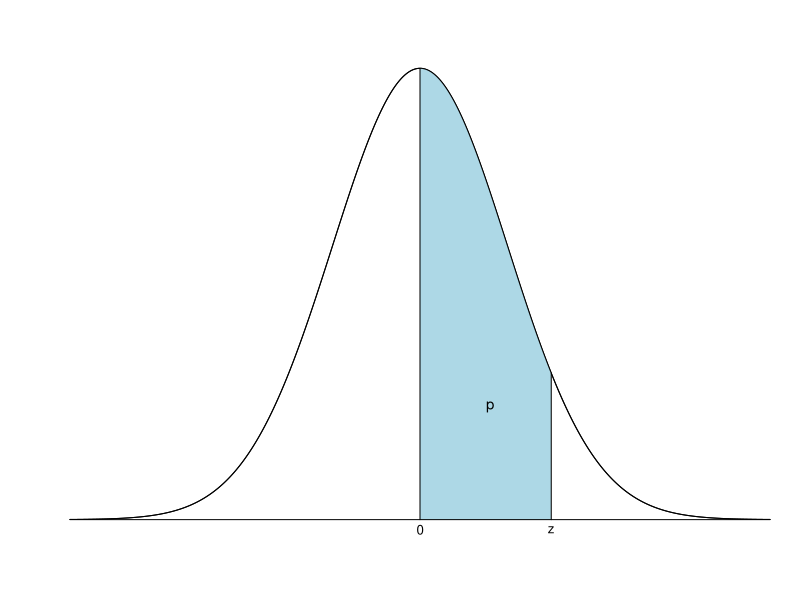
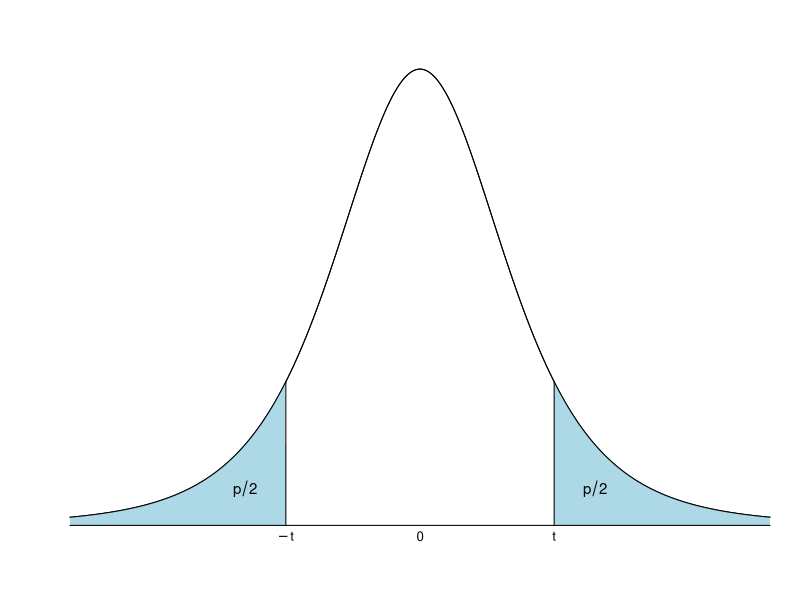
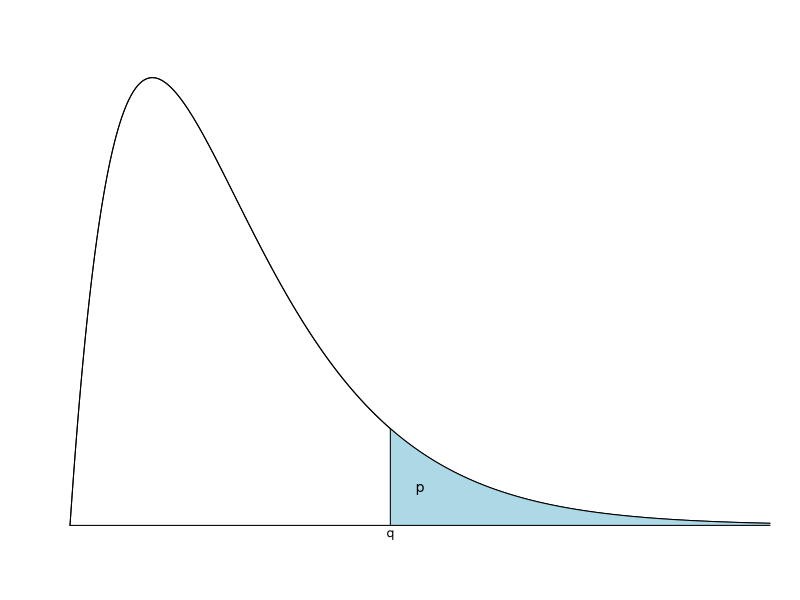
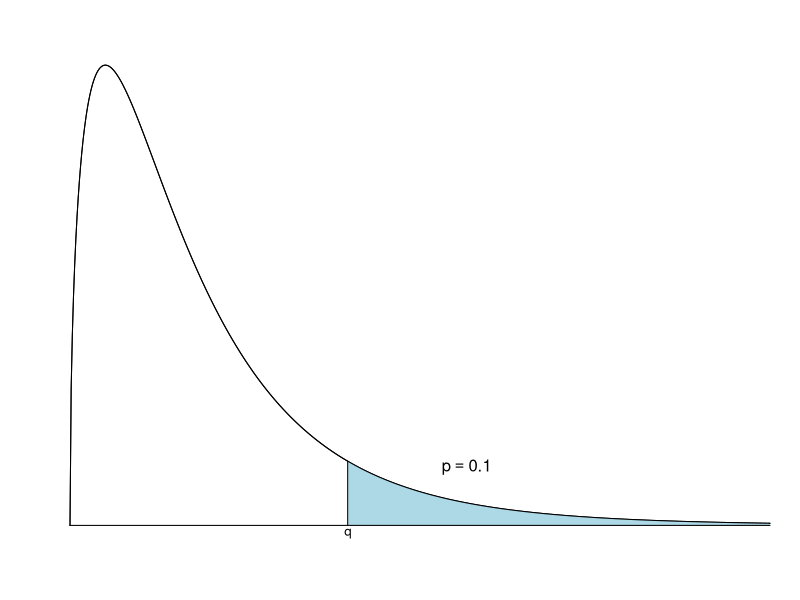
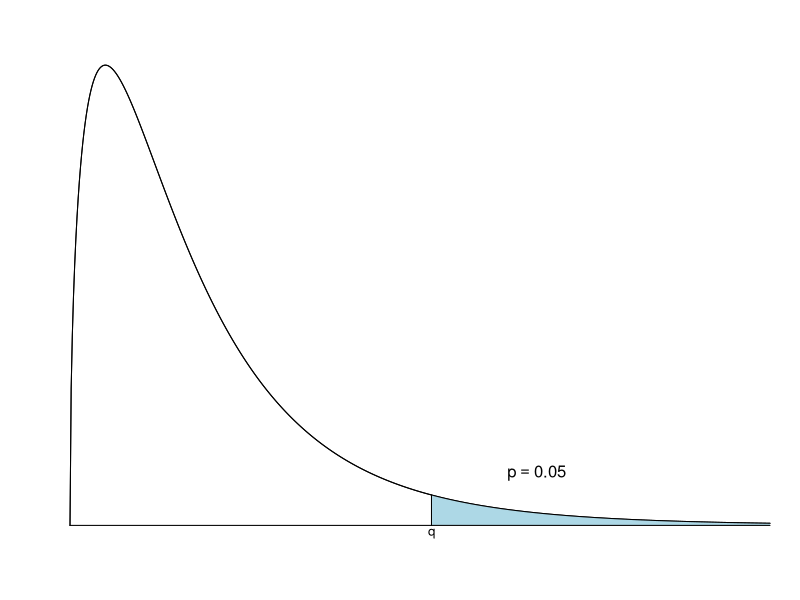
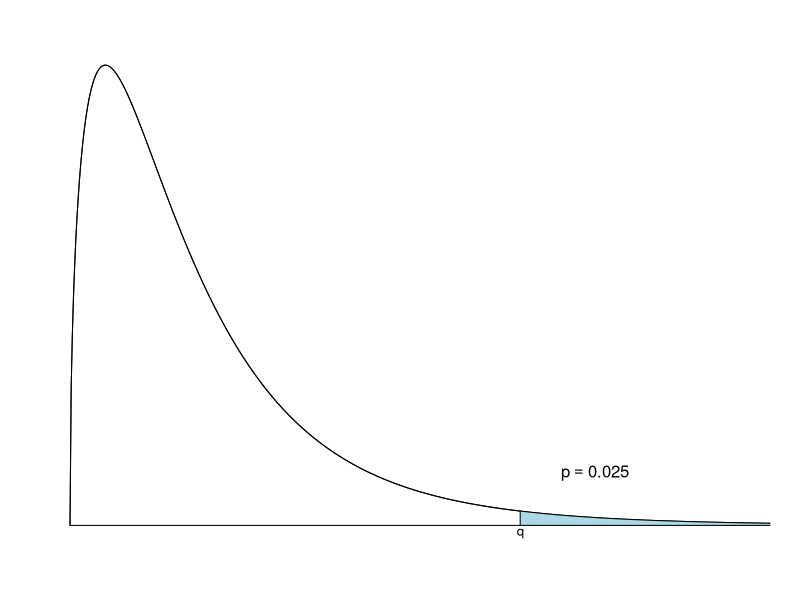
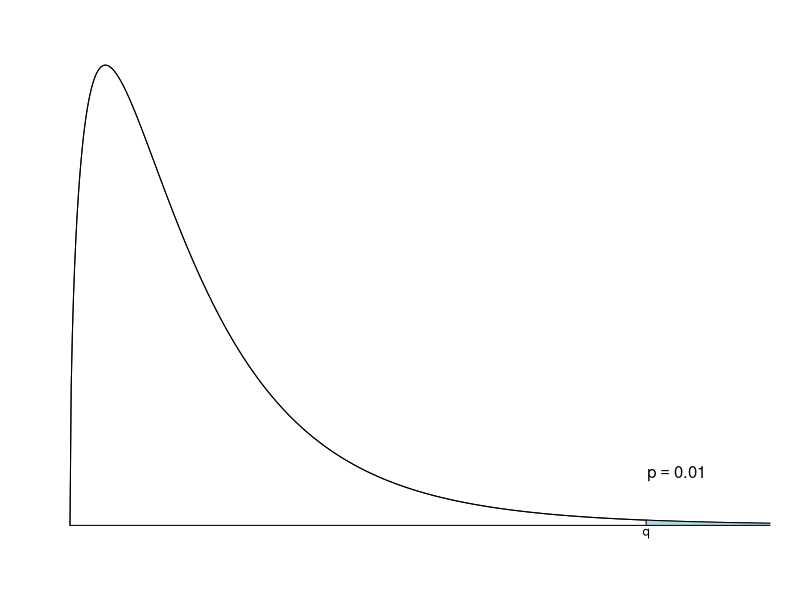
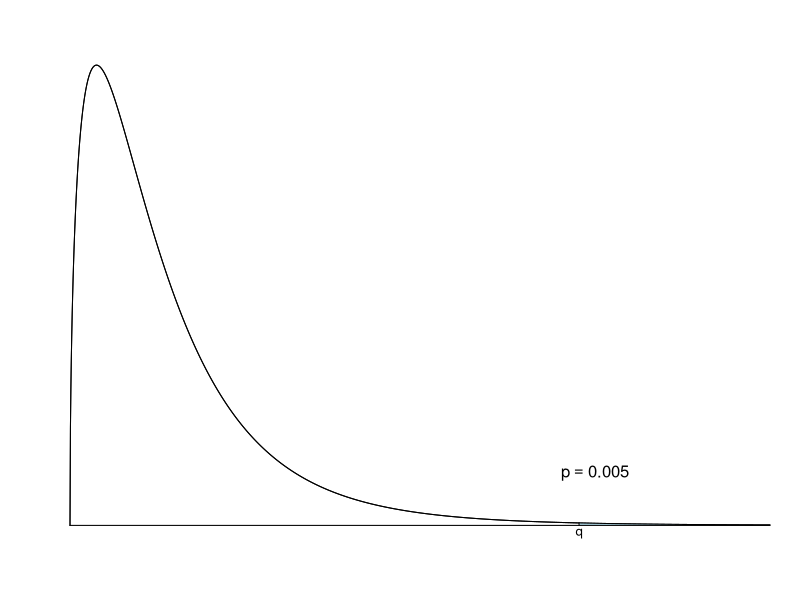

Recreate these plots in R, in order.

# Copyright 2023 Felipe Queiroz. Permission is hereby granted, free of charge, to any person obtaining a copy of this software and associated documentation files (the "Software"), to deal in the Software without restriction, including without limitation the rights to use, copy, modify, merge, publish, distribute, sublicense, and/or sell copies of the Software, and to permit persons to whom the Software is furnished to do so, subject to the following conditions: The above copyright notice and this permission notice shall be included in all copies or substantial portions of the Software. The software is provided "as is", without warranty of any kind, express or implied, including but not limited to the warranties of merchantability, fitness for a particular purpose and noninfringement. In no event shall the authors or copyright holders be liable for any claim, damages or other liability, whether in an action of contract, tort or otherwise, arising from, out of or in connection with the software or the use or other dealings in the software.

## Tabelas - Estatística
require(xtable)


## Normal

z <- seq(0, 3.99, 0.01)
p <- round(pnorm(z) - 0.5, 5)
tab.normal <- matrix(p, nrow = 40, byrow = TRUE)
rownames(tab.normal) <- seq(0, 3.99, 0.1)
colnames(tab.normal) <- seq(0, 9, 1)
tab.normal

sink(file="rawtablenormal.txt")
xtable(tab.normal, digits = 5)
sink(file=NULL)

# Figura
pdf("plotnormal.pdf")
mar.default <- c(5,4,4,2) + 0.1
par(mar = mar.default + c(-2, -2, -2, -2)) 
a1 <- 0
a2 <- 1
gera <- rnorm(100, a1, a2)
x <- seq(-4,4, 0.01)
y <- dnorm(x, a1, a2)
plot(x, y, type = "l", axes = FALSE, ylim = c(0, max(y) + 0.007), ylab = "", xlab = "")
x1 <- seq(0, 1.5, 0.01) 
y1 <- dnorm(x1, a1, a2)
polygon(c(0, 0, x1, 1.5, 0), c(0, 0, y1, 0, 0), col = "lightblue", border = FALSE)
lines(x, y) 
text(1.5, -0.009, expression(z), cex = 0.8)
text(0, -0.009, expression(0), cex = 0.8)
text(0.8, 0.1, expression(p), cex = 0.9)

lines(x = c(0,0), y = c(0,dnorm(0)))
lines(x = c(1.5,1.5), y = c(0,dnorm(1.5)))
lines(x = c(-4,4), y = c(0,0))
dev.off()


## t-Student

nu <- c(2:30, 35, 40, 50, 60, 120)
p  <- c(90, 80, 70, 60, 50, 40, 30, 20, 10, 9, 8, 7, 6, 5, 4, 3, 2, 1, 0.5, 0.2, 0.1)/100
quant.t <- round(qt(p/2, nu[2], lower.tail = FALSE), 3)

tab.t <- matrix(rep(0, length(p)*length(nu)) ,ncol = length(p))
for(i in 1:length(nu)){
  tab.t[i,] <- round(qt(p/2, nu[i], lower.tail = FALSE), 3)
}
colnames(tab.t) = round(p*100, 2)
rownames(tab.t) = nu

sink(file="rawtablet.txt")
xtable(tab.t, digits = 3)
sink(file=NULL)

# Figura
pdf("plott.pdf")
mar.default <- c(5,4,4,2) + 0.1
par(mar = mar.default + c(-2.3, -2, -2, -2)) 
gera <- rt(100, df = 4)
x <- seq(-4, 4, 0.01)
y <- dt(x, 4)
plot(x, y, type = "l", axes = FALSE, ylim = c(0, max(y) + 0.007), ylab = "", xlab = "")
x1 <- seq(-4, qt(0.2/2, 4), 0.01) 
y1 <- dt(x1, 4)
polygon(c(-4, x1, qt(0.2/2, 4), -4,  0), c(0, y1, 0, 0,0), col = "lightblue", border = FALSE)
x1 <- seq(qt(0.2/2, 4, lower.tail = FALSE), 4,  0.01) 
y1 <- dt(x1, 4)
polygon(c(qt(0.2/2, 4, lower.tail = FALSE), x1, 4,  0), c(0, y1, 0,0), col = "lightblue", border = FALSE)
lines(x, y) 
text(qt(0.2/2, 4, lower.tail = FALSE), -0.009, expression(t), cex = 0.8)
text(qt(0.2/2, 4, lower.tail = TRUE), -0.009, expression(-t), cex = 0.8)
text(0, -0.009, expression(0), cex = 0.8)
text(-2, 0.03, expression(p/2), cex = 0.9)
text(2, 0.03, expression(p/2), cex = 0.9)
lines(x = c(qt(0.2/2, 4, lower.tail = FALSE), qt(0.2/2, 4, lower.tail = FALSE)), 
      y = c(0, dt(qt(0.2/2, 4, lower.tail = FALSE), 4)) )
lines(x = c(qt(0.2/2, 4, lower.tail = TRUE), qt(0.2/2, 4, lower.tail = TRUE)), 
      y = c(0, dt(qt(0.2/2, 4, lower.tail = TRUE), 4)) )
lines(x = c(-4,4), y = c(0,0) )
dev.off()


## Chi-quadrado

nu <- c(1:30, 35, 40, 45, 50)
p  <- c(99, 98, 97.5, 95, 90, 80, 70, 60, 50, 40, 30, 20, 10, 5, 4, 2.5, 2, 1, 0.2, 0.1)/100
quant.chi <- round(qt(p/2, nu[2], lower.tail = FALSE), 3)

quant.chi <- matrix(rep(0, length(p)*length(nu)) ,ncol = length(p))
for(i in 1:length(nu)){
  quant.chi[i,] <- round(qchisq(p, nu[i], lower.tail = FALSE), 3)
}
colnames(quant.chi) = round(p*100, 2)
rownames(quant.chi) = nu

sink(file="rawtablechi.txt")
xtable(quant.chi, digits = 3)
sink(file=NULL)

# Figura
pdf("plotchi.pdf")
mar.default <- c(5,4,4,2) + 0.1
par(mar = mar.default + c(-2.3, -2, -2, -2)) 
gera <- rchisq(100, df = 4)
x <- seq(0, 17, 0.01)
y <- dchisq(x, 4)
plot(x, y, type = "l", axes = FALSE, ylim = c(0, max(y) + 0.007), ylab = "", xlab = "")
x1 <- seq(qchisq(0.1, 4, lower.tail = FALSE), 17,  0.01) 
y1 <- dchisq(x1, 4)
polygon(c(qchisq(0.1, 4, lower.tail = FALSE), x1, 17,  0), c(0, y1, 0,0), col = "lightblue", border = FALSE)
lines(x, y) 

text(qchisq(0.1, 4, lower.tail = FALSE), -0.004, expression(q), cex = 0.8)
text(8.5, 0.015, expression(p), cex = 0.9)
lines(x = c(qchisq(0.1, 4, lower.tail = FALSE), qchisq(0.1, 4, lower.tail = FALSE)), 
      y = c(0, dchisq(qchisq(0.1, 4, lower.tail = FALSE), 4)) )
lines(x = c(0,17), y = c(0,0) )
dev.off()


## F de Snedecor p=0.1

#num <- c(1:16, 18, 20, 30, 40, 60, 120)
#den <- c(2:30, 40, 60, 120)

num <- c(5:30, 40, 60, 120)
den <- c(5:30, 40, 60, 120)

quant.f0.1 <- matrix(rep(0, length(num)*length(den)), ncol = length(num))
for(i in 1:length(num)){
  quant.f0.1[,i] <- round(qf(0.1, num[i], den, lower.tail = FALSE), 2)
}
colnames(quant.f0.1) = num
rownames(quant.f0.1) = den

sink(file="rawtablef01.txt")
xtable(quant.f0.1, digits = 2)
sink(file=NULL)

# Figura
pdf("plotf01.pdf")
mar.default <- c(5,4,4,2) + 0.1
par(mar = mar.default + c(-2.3, -2, -2, -2)) 
gera <- rf(100, 3, 20)
x <- seq(0, 6, 0.01)
y <- df(x, 3, 20)
plot(x, y, type = "l", axes = FALSE, ylim = c(0, max(y) + 0.007), ylab = "", xlab = "")
x1 <- seq(qf(0.1, 3, 20, lower.tail = FALSE), 6,  0.01) 
y1 <- df(x1, 3, 20)
polygon(c(qf(0.1, 3, 20, lower.tail = FALSE), x1, 6,  0), c(0, y1, 0,0), col = "lightblue", border = FALSE)
lines(x, y) 

text(qf(0.1, 3, 20, lower.tail = FALSE), -0.013, expression(q), cex = 0.8)
text(3.4, 0.09, expression(p == 0.1))
lines(x = c(qf(0.1, 3, 20, lower.tail = FALSE), qf(0.1, 3, 20, lower.tail = FALSE)), 
      y = c(0, df(qf(0.1, 3, 20, lower.tail = FALSE), 3, 20)) )
lines(x = c(0,6), y = c(0,0) )
dev.off()


## F de Snedecor p=0.05

#num <- c(1:16, 18, 20, 30, 40, 60, 120)
#den <- c(2:30, 40, 60, 120)

num <- c(5:30, 40, 60, 120)
den <- c(5:30, 40, 60, 120)

quant.f0.05 <- matrix(rep(0, length(num)*length(den)), ncol = length(num))
for(i in 1:length(num)){
  quant.f0.05[,i] <- round(qf(0.05, num[i], den, lower.tail = FALSE), 2)
}
colnames(quant.f0.05) = num
rownames(quant.f0.05) = den

sink(file="rawtablef005.txt")
xtable(quant.f0.05, digits = 2)
sink(file=NULL)

# Figura
pdf("plotf005.pdf")
mar.default <- c(5,4,4,2) + 0.1
par(mar = mar.default + c(-2.3, -2, -2, -2)) 
gera <- rf(100, 3, 20)
x <- seq(0, 6, 0.01)
y <- df(x, 3, 20)
plot(x, y, type = "l", axes = FALSE, ylim = c(0, max(y) + 0.007), ylab = "", xlab = "")
x1 <- seq(qf(0.05, 3, 20, lower.tail = FALSE), 6,  0.01) 
y1 <- df(x1, 3, 20)
polygon(c(qf(0.05, 3, 20, lower.tail = FALSE), x1, 6,  0), c(0, y1, 0,0), col = "lightblue", border = FALSE)
lines(x, y) 

text(qf(0.05, 3, 20, lower.tail = FALSE), -0.013, expression(q), cex = 0.8)
text(4, 0.08, expression(p == 0.05))
lines(x = c(qf(0.05, 3, 20, lower.tail = FALSE), qf(0.05, 3, 20, lower.tail = FALSE)), 
      y = c(0, df(qf(0.05, 3, 20, lower.tail = FALSE), 3, 20)) )
lines(x = c(0,6), y = c(0,0) )
dev.off()


## F de Snedecor p=0.025

#num <- c(1:16, 18, 20, 30, 40, 60, 120)
#den <- c(2:30, 40, 60, 120)

num <- c(5:30, 40, 60, 120)
den <- c(5:30, 40, 60, 120)

quant.f0.025 <- matrix(rep(0, length(num)*length(den)), ncol = length(num))
for(i in 1:length(num)){
  quant.f0.025[,i] <- round(qf(0.025, num[i], den, lower.tail = FALSE), 2)
}
colnames(quant.f0.025) = num
rownames(quant.f0.025) = den

sink(file="rawtablef0025.txt")
xtable(quant.f0.025, digits = 2)
sink(file=NULL)

# Figura
pdf("plotf0025.pdf")
mar.default <- c(5,4,4,2) + 0.1
par(mar = mar.default + c(-2.3, -2, -2, -2)) 
gera <- rf(100, 3, 20)
x <- seq(0, 6, 0.01)
y <- df(x, 3, 20)
plot(x, y, type = "l", axes = FALSE, ylim = c(0, max(y) + 0.007), ylab = "", xlab = "")
x1 <- seq(qf(0.025, 3, 20, lower.tail = FALSE), 6,  0.01) 
y1 <- df(x1, 3, 20)
polygon(c(qf(0.025, 3, 20, lower.tail = FALSE), x1, 6,  0), c(0, y1, 0,0), col = "lightblue", border = FALSE)
lines(x, y) 

text(qf(0.025, 3, 20, lower.tail = FALSE), -0.013, expression(q), cex = 0.8)
text(4.5, 0.08, expression(p == 0.025))
lines(x = c(qf(0.025, 3, 20, lower.tail = FALSE), qf(0.025, 3, 20, lower.tail = FALSE)), 
      y = c(0, df(qf(0.025, 3, 20, lower.tail = FALSE), 3, 20)) )
lines(x = c(0,6), y = c(0,0) )
dev.off()


## F de Snedecor p=0.01

#num <- c(1:16, 18, 20, 30, 40, 60, 120)
#den <- c(2:30, 40, 60, 120)

num <- c(5:30, 40, 60, 120)
den <- c(5:30, 40, 60, 120)

quant.f0.01 <- matrix(rep(0, length(num)*length(den)), ncol = length(num))
for(i in 1:length(num)){
  quant.f0.01[,i] <- round(qf(0.01, num[i], den, lower.tail = FALSE), 2)
}
colnames(quant.f0.01) = num
rownames(quant.f0.01) = den

sink(file="rawtablef001.txt")
xtable(quant.f0.01, digits = 2)
sink(file=NULL)

# Figura
pdf("plotf001.pdf")
mar.default <- c(5,4,4,2) + 0.1
par(mar = mar.default + c(-2.3, -2, -2, -2)) 
gera <- rf(100, 3, 20)
x <- seq(0, 6, 0.01)
y <- df(x, 3, 20)
plot(x, y, type = "l", axes = FALSE, ylim = c(0, max(y) + 0.007), ylab = "", xlab = "")
x1 <- seq(qf(0.01, 3, 20, lower.tail = FALSE), 6,  0.01) 
y1 <- df(x1, 3, 20)
polygon(c(qf(0.01, 3, 20, lower.tail = FALSE), x1, 6,  0), c(0, y1, 0,0), col = "lightblue", border = FALSE)
lines(x, y) 

text(qf(0.01, 3, 20, lower.tail = FALSE), -0.013, expression(q), cex = 0.8)
text(5.2, 0.08, expression(p == 0.01))
lines(x = c(qf(0.01, 3, 20, lower.tail = FALSE), qf(0.01, 3, 20, lower.tail = FALSE)), 
      y = c(0, df(qf(0.01, 3, 20, lower.tail = FALSE), 3, 20)) )
lines(x = c(0,6), y = c(0,0) )
dev.off()


## F de Snedecor p=0.005
#num <- c(1:16, 18, 20, 30, 40, 60, 120)
#den <- c(2:30, 40, 60, 120)

num <- c(5:30, 40, 60, 120)
den <- c(5:30, 40, 60, 120)

quant.f0.005 <- matrix(rep(0, length(num)*length(den)), ncol = length(num))
for(i in 1:length(num)){
  quant.f0.005[,i] <- round(qf(0.005, num[i], den, lower.tail = FALSE), 2)
}
colnames(quant.f0.005) = num
rownames(quant.f0.005) = den

sink(file="rawtablef0005.txt")
xtable(quant.f0.005, digits = 2)
sink(file=NULL)

# Figura
pdf("plotf0005.pdf")
mar.default <- c(5,4,4,2) + 0.1
par(mar = mar.default + c(-2.3, -2, -2, -2)) 
gera <- rf(100, 3, 20)
x <- seq(0, 8, 0.005)
y <- df(x, 3, 20)
plot(x, y, type = "l", axes = FALSE, ylim = c(0, max(y) + 0.007), ylab = "", xlab = "")
x1 <- seq(qf(0.005, 3, 20, lower.tail = FALSE), 8,  0.005) 
y1 <- df(x1, 3, 20)
polygon(c(qf(0.005, 3, 20, lower.tail = FALSE), x1, 8,  0), c(0, y1, 0,0), col = "lightblue", border = FALSE)
lines(x, y) 

text(qf(0.005, 3, 20, lower.tail = FALSE), -0.013, expression(q), cex = 0.8)
text(6, 0.08, expression(p == 0.005))
lines(x = c(qf(0.005, 3, 20, lower.tail = FALSE), qf(0.005, 3, 20, lower.tail = FALSE)), 
      y = c(0, df(qf(0.005, 3, 20, lower.tail = FALSE), 3, 20)) )
lines(x = c(0,8), y = c(0,0) )
dev.off()


